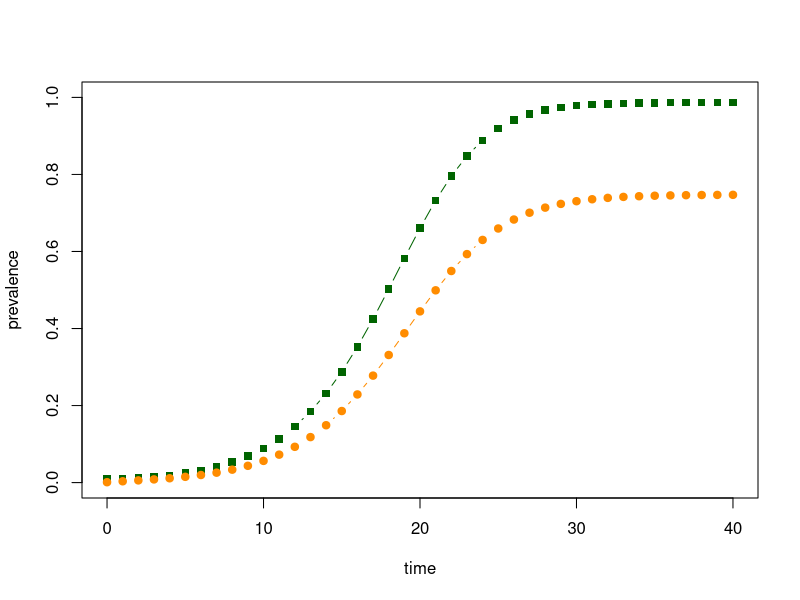
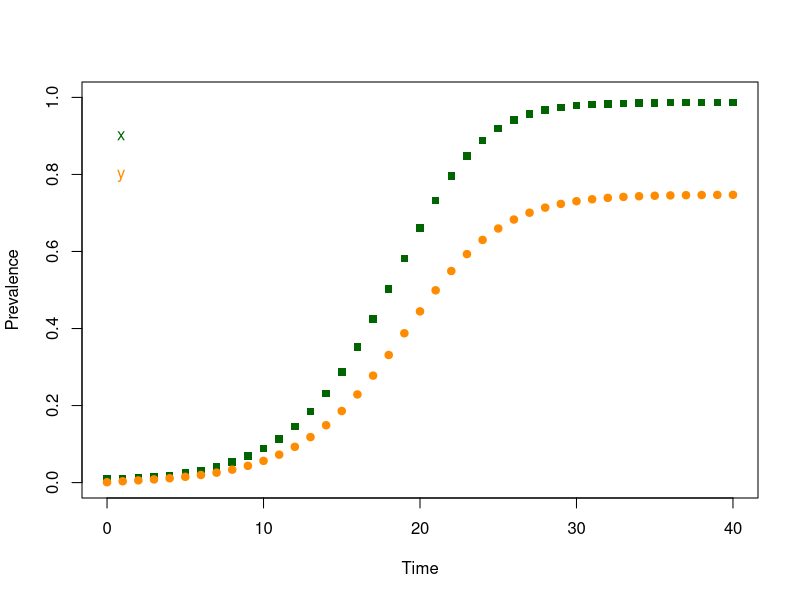
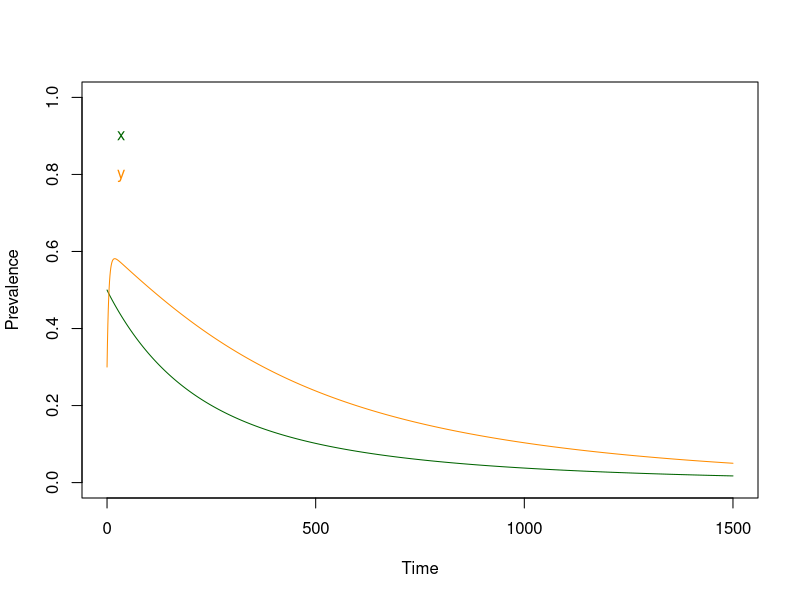
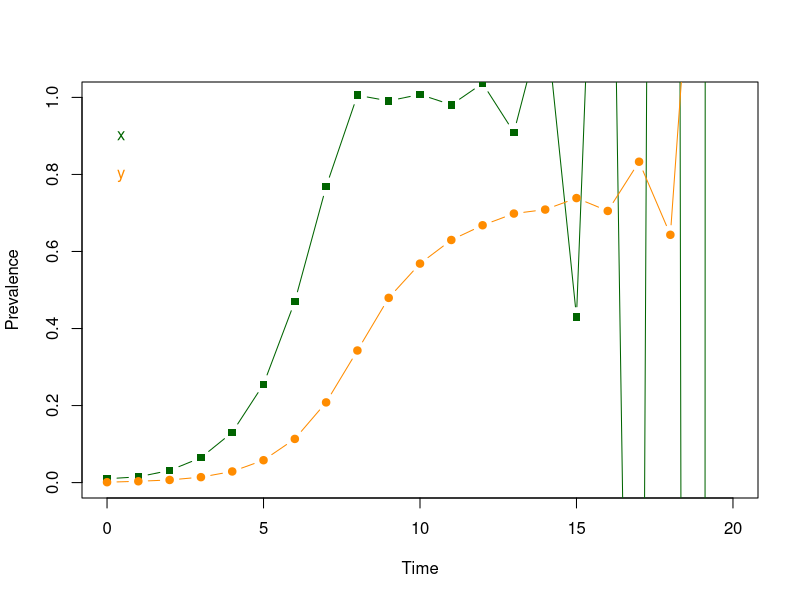
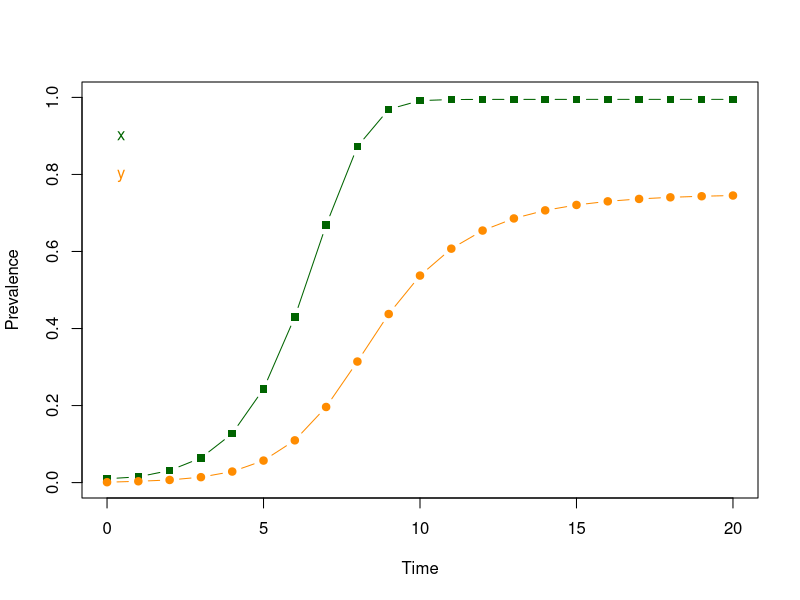
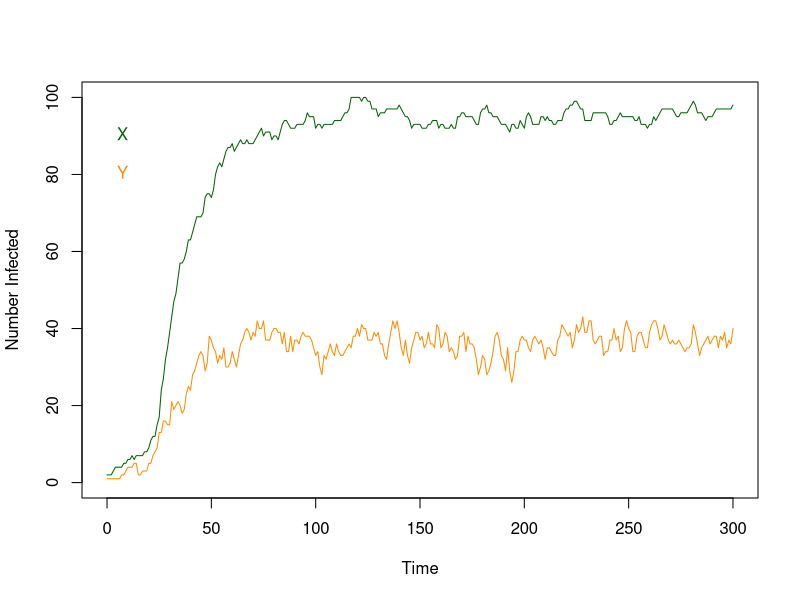
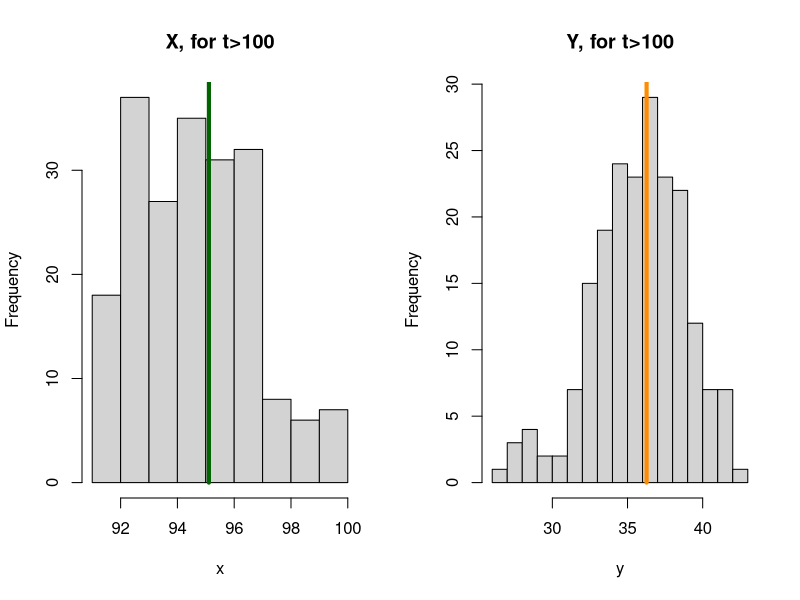
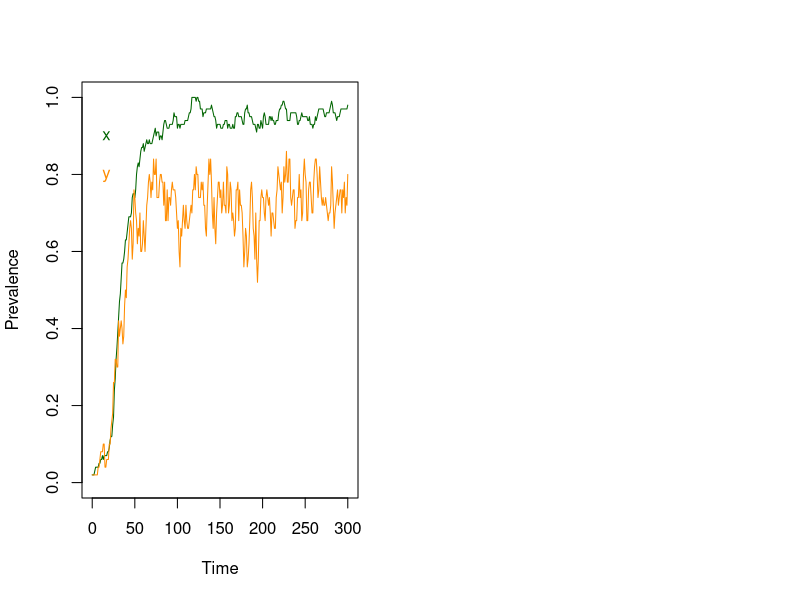

Write the R code that produced these figures, in order.
## ---- chunk 1
# Initial Conditions at a point in time, as a Named Vector 
xy = c(t=0, x=0.01, y=0.001)
## ---- chunk 2
with(as.list(xy), x) 
## ---- chunk 3
# The parameters, as a list 
ross_dts_par = list(
  s = 1/200, # The fraction of infections that clear each day
  u = 1/12,  # The fraction of mosquitoes that die each day
  a = 1/4,   # The fraction of mosquitoes that blood feed on a human each day
  m = 2      # The number of mosquitoes per human
) 
## ---- chunk 4
# INPUTS
# xy - current variables, as a named vector
# p  - the parameters, as a list
#
# OUTPUTS
# the updated values of the variables, as a named vector

ross_dts_1 = function(xy, p){
  with(as.list(xy), 
    with(p,{
      xn = x - s*x + m*a*y*(1-x) 
      yn = y - u*y + a*x*(1-y) 
      return(c(t=t+1, x=xn, y=yn))
    })
  )
}
## ---- chunk 5
# xy_t stores the values of the variables
xy_t = xy 
## ---- chunk 6
# Compute 
xy = ross_dts_1(xy, ross_dts_par)
## ---- chunk 7
# Print to screen
print(xy) 
## ---- chunk 8
# Store 
xy_t = rbind(xy_t, xy)
## ---- chunk 9
# Print to screen
print(xy_t) 
## ---- chunk 10
# Iterate to compute the values as they change over time 
for(t in 2:40){
  xy = ross_dts_1(xy, ross_dts_par) 
  xy_t = rbind(xy_t, xy) 
} 
## ---- chunk 11
print(tail(xy_t, 3)) 
## ---- chunk 12
with(data.frame(xy_t),{
  plot(t, x, type = "b", ylim = c(0,1), ylab = "prevalence", xlab = "time",
       col = "darkgreen",  pch=15)
  lines(t, y, type = "b", col = "darkorange", pch =19)
})
## ---- chunk 13
# INPUTS
# pars - the parameters, as a list 
# x0   - the initial value of x
# y0   - the initial value of y
# t0   - the initial value of t
# tmax - the last value of t 
#
# OUTPUTS
# the values of the variables over time, as a list 
ross_dts_solve_1 = function(pars, x0=.01, y0 = 0.001, t0=0, tmax=100){
   xy = c(t=t0, x=x0, y=y0) 
   xy_t = xy 
   for(t in (t0+1):tmax){
     xy = ross_dts_1(xy, pars)
     xy_t = rbind(xy_t, xy)
   }
   return(list(time=xy_t[,1], x=xy_t[,2], y = xy_t[,3], last = xy)) 
}
## ---- chunk 14
# INPUTS
# xy_t - a list with elements named x, y, and time
# type - plot type:  "l" or "p" or "b"
# lty  - lty  
# add  - if TRUE, add to existing plot 
#
# OUTPUTS
# the values of the variables over time, as a list 
plot_xy = function(xy_t, type = "l", lty=1, add=FALSE){with(xy_t,{
  if(add == FALSE) 
  plot(time, x, "n", ylim = c(0,1), ylab = "Prevalence", xlab = "Time")
  lines(time, x, type = type, lty=lty, col = "darkgreen", pch =15)
  lines(time, y, type = type, lty=lty, col = "darkorange", pch =19)
  text(0, 0.9, "x", col = "darkgreen", pos=4) 
  text(0, 0.8, "y", col = "darkorange", pos=4) 
})}
## ---- chunk 15
plot_xy(ross_dts_solve_1(ross_dts_par, tmax=40), type="p") 
## ---- chunk 16
# The last value is still stored as xy; the [-1] omits t
xy[-1] - ross_dts_1(xy, ross_dts_par)[-1]
## ---- chunk 17
for(i in 41:140){
  xy = ross_dts_1(xy, ross_dts_par)
  xy_t = rbind(xy_t, xy) 
} 
xy[-1] - ross_dts_1(xy, ross_dts_par)[-1]
## ---- chunk 18
# INPUTS
# params - the parameters, as a list 
#
# OUTPUTS
# the steady state values of x and y 
ross_dts_steady_0 = function(params){with(params,{
  xx = (m*a^2 - s*u)/ (m*a^2 + s*a)
  yy = a*xx/(u+a*xx) 
  c(x=xx,y=yy)
})}
## ---- chunk 19
ross_dts_steady_0(ross_dts_par)
## ---- chunk 20
ross_dts_par1 = ross_dts_par
ross_dts_par1$m = 0.005
ross_dts_steady_0(ross_dts_par1)
## ---- chunk 21
plot_xy(ross_dts_solve_1(ross_dts_par1, x0 = .5, y0=.3, tmax=1500)) 
## ---- chunk 22
ross_dts_steady_0(ross_dts_par1)
## ---- chunk 23
m_crit = with(ross_dts_par, s*u/a^2)
m_crit 
## ---- chunk 24
ross_dts_par2 = ross_dts_par
ross_dts_par2$m = m_crit
ross_dts_steady_0(ross_dts_par2)
## ---- chunk 25
# INPUTS
# params - the parameters, as a list 
#
# OUTPUTS
# the steady state values of x and y 
ross_dts_steady_1 = function(params){with(params,{
  xx = ifelse(m*a^2 > s*u, (m*a^2 - s*u)/(m*a^2 + s*a), 0) 
  yy = a*xx/(u+a*xx) 
  c(x=xx,y=yy)
})}
## ---- chunk 26
ross_dts_steady_1(ross_dts_par1)
## ---- chunk 27
xy[-1]
## ---- chunk 28
ross_dts_steady_1(ross_dts_par) 
## ---- chunk 29
sum(abs(xy[-1] - ross_dts_steady_1(ross_dts_par)))
## ---- chunk 30
# INPUTS
# xy  - xy 
# par - a set of parameters for a ross_dts model 
# tol - a tolerance level 
#
# OUTPUTS
# boolean - 
ross_dts_checkit_1 = function(xy, ross_dts_pars, tol=1e-9){
  sum(abs(xy[-1] - ross_dts_steady_1(ross_dts_pars)))  < tol
}
## ---- chunk 31
ross_dts_checkit_1(xy, ross_dts_par)
## ---- chunk 32
ross_dts_par3 = ross_dts_par
ross_dts_par3$m = 20 
plot_xy(ross_dts_solve_1(ross_dts_par3, x0 = .01, y0=.001, tmax=20), "b") 
## ---- chunk 33
# INPUTS
# xy      - current variables, as a named vector
# params  - the parameters, as a list
#
# OUTPUTS
# the updated values of the variables, as a named vector
ross_dts_2 = function(xy, params){with(as.list(xy), with(params,{
  xn = x - s*x + (1-exp(-m*a*y))*(1-x) 
  yn = y - u*y + a*x*(1-y) 
  t=t+1
  return(c(t=t, x=xn, y=yn))
}))}
## ---- chunk 34
# INPUTS
# pars - the parameters, as a list 
# x0   - the initial value of x
# y0   - the initial value of y
# t0   - the initial value of t
# tmax - the last value of t 
#
# OUTPUTS
# the values of the variables over time, as a list 
ross_dts_solve_2 = function(pars, x0=.01, y0 = 0.001, t0=0, tmax=100){
   xy = c(t=t0, x=x0, y=y0) 
   xy = c(t=0, x=x0, y=y0) 
   xy_t = xy 
   for(t in (t0+1):tmax){
     xy = ross_dts_2(xy, pars)
     xy_t = rbind(xy_t, xy)
   }
   return(list(time=xy_t[,1], x=xy_t[,2], y = xy_t[,3], last = xy)) 
}
## ---- chunk 35
plot_xy(ross_dts_solve_2(ross_dts_par3, x0 = .01, y0=.001, tmax=20), "b") 
## ---- chunk 36
# INPUTS
# par - the model parameters, as a list 
#
# OUTPUTS
# the steady state values of x and y 
ross_dts_steady_2 = function(pars){with(pars,{
   f_xx = function(x, pp){with(pp,{
     xx = (1 - exp(-m*a^2*x/(u+a*x)))*(1-x) - s*x
     y = a*xx/(u+a*xx)
     yy = u*y + a*xx*(1-y) 
     return(xx^2 + yy^2)
   })}
   xx = optimize(f_xx, c(0,1), pp=pars, tol = 1e-10)$min
   yy = a*xx/(u+a*xx) 
   c(xx, yy)
})}
## ---- chunk 37
ross_dts_steady_2(ross_dts_par3)
## ---- chunk 38
ross_dts_solve_2(ross_dts_par3, x0=.1, y0=.05,tmax=300)$last[-1]
## ---- chunk 39
ross_dts_checkit_2 = function(pars, x0 = .1, y0=.05, tmax=500, tol=1e-7){
  xyt = ross_dts_solve_2(pars, x0=x0, y0=y0, tmax=tmax)
  sum(abs(xyt$last[-1] - ross_dts_steady_2(pars))) < tol
}
## ---- chunk 40
ross_dts_checkit_2(ross_dts_par3)
## ---- chunk 41
# The parameters, as a list 
ross_sdts_par = list(
  M = 50,   # The number of mosquitoes 
  H = 100,   # The number of humans 
  s = 1/200, # The fraction of infections that clear each day
  u = 1/12,  # The fraction of mosquitoes that die each day
  a = 1/4   # The fraction of mosquitoes that blood feed on a human each day
)
ross_sdts_par$m = with(ross_sdts_par, M/H)
## ---- chunk 42
# XY      - a vector of the form c(t, X, Y) 
# params  - the parameters, as a list 
ross_sdts = function(XY, params){
  with(as.list(XY), 
    with(params,{
      ar = 1 - exp(-a*Y/H)
      Xn = rbinom(1, X, 1-s) + rbinom(1, H-X, ar)  
      Yn = rbinom(1, Y, 1-u) + rbinom(1, M-Y, a*X/H)  
      t=t+1
      return(c(t=t, X=Xn, Y=Yn))
}))}
## ---- chunk 43
# INPUTS
# pars - the parameters, as a list 
# X0   - the initial number of infected humans
# Y0   - the initial number of infected mosquitoes 
# t0   - the initial value of t
# tmax - the last value of t 
#
# OUTPUTS
# the values of the variables over time, as a list 
sim_ross_sdts = function(pars, X0=2, Y0 = 1, t0=0, tmax=100){
   XY = c(t=t0, X=X0, Y=Y0) 
   XY_t = XY 
   for(t in (t0+1):tmax){
     XY = ross_sdts(XY, pars)
     XY_t = rbind(XY_t, XY)
   }
   X=XY_t[,2] 
   Y=XY_t[,3]
   x=X/pars$H 
   y=Y/pars$M 
   return(list(time=XY_t[,1], x=x, y=y, X=X, Y=Y, last = XY)) 
}
## ---- chunk 44
# INPUTS
# XY_t - a list with elements named x, y, and time
# type - plot type:  "l" or "p" or "b"
# lty  - lty  
# add  - if TRUE, add to existing plot 
plot_XY = function(XY_t, type="l", lty=1, add= FALSE){with(XY_t,{
  if(add == FALSE) 
  plot(time, X, type = "n", ylim = range(0, X, Y), ylab = "Number Infected", xlab = "Time")
  lines(time, X, type=type, lty=lty, col="darkgreen", pch =15)
  lines(time, Y, type=type, lty=lty, col="darkorange", pch =19)
  text(0, 0.9*max(X,Y), "X", col = "darkgreen", pos=4) 
  text(0, 0.8*max(X,Y), "Y", col = "darkorange", pos=4) 
})}
## ---- chunk 45
set.seed(253)
XYt <- sim_ross_sdts(ross_sdts_par, tmax=300) 
## ---- chunk 46
plot_XY(XYt)
## ---- chunk 47
Xdist= with(XYt, X[-c(1:100)]) 
Ydist= with(XYt, Y[-c(1:100)]) 
mX = mean(Xdist)
mY = mean(Ydist) 
c(X=mX, Y=mY)
## ---- chunk 48
par(mfrow=c(1,2))
hist(Xdist,  xlab = "x", main = "X, for t>100")
segments(mX, 0, mX, 250, lwd=4, col = "darkgreen")
hist(Ydist, 15, xlab = "y", main = "Y, for t>100")
segments(mY, 0, mY, 200, lwd=4, col = "darkorange")
## ---- chunk 49
plot_xy(XYt)
## ---- chunk 50
xdist= with(XYt, x[-c(1:100)]) 
ydist= with(XYt, y[-c(1:100)]) 
mx = mean(xdist)
my = mean(ydist)
c(x=mx, y=my) 
## ---- chunk 51
par(mfrow=c(1,2))
hist(xdist,  xlab = "x", main = "x, for t>100")
segments(mx, 0, mx, 250, lwd=4, col = "darkgreen")
hist(ydist, 15, xlab = "y", main = "y, for t>100")
segments(my, 0, my, 200, lwd=4, col = "darkorange")
## ---- chunk 52
with(XYt,{
  ix = which(time>100)
  plot(jitter(X[ix]), jitter(Y[ix]), xlab = "X", ylab = "Y")
}) 
points(mX, mY, col = "darkred", pch = 8, cex =3)
## ---- chunk 53
c(mx, my) - ross_dts_steady_2(ross_sdts_par)
## ---- chunk 54
library(deSolve)
## ---- chunk 55
ross_xde_inits = c(x=0.01, y=0.01)
## ---- chunk 56
# The parameters, as list 
ross_xde_par = list(
  r = 1/200, # The clearance rate for infections 
  g = 1/12,  # The mosquito daily death rate 
  a = 1/4,   # The mosquito human blood feeding rate 
  m = 0.5      # The number of mosquitoes per human
) 
## ---- chunk 57
# INPUTS
# t - the current time 
# vars - the variables, as a named vector 
# pars - the parameters, as a list
# OUTPUTS
# the derivatives, as a list 
ross_xde = function(t, vars, pars){
  with(pars, 
    with(as.list(vars),{
    
      dxdt = m*a*y*(1-x) - r*x
      dydt = a*x*(1-y) - g*y
  
      return(list(c(dxdt, dydt)))
    })
  )
}
## ---- chunk 58
c(1/200, 1-exp(-1/200)) 
## ---- chunk 59
deSolve::ode(ross_xde_inits, 0:5, ross_xde, ross_xde_par)
## ---- chunk 60
# INPUTS: 
# pars -- the parameter values, as a list
# x0   -- the initial value for x(t) 
# y0   -- the initial value for y(t) 
# tmax -- the largest value of t  
# dt   -- the interval for t 
# OUTPUT: 
# the output of ode as a data.frame 
ross_xde_solve = function(pars, x0=.01, y0=0.001, tmax=100, dt=1){
  tms = seq(0, tmax, by = dt)
  xy0 = c(x=x0, y=y0)
  data.frame(ode(xy0, tms, ross_xde, pars)) 
}
## ---- chunk 61
ode_out <- ross_xde_solve(ross_xde_par)
## ---- chunk 62
plot_xy(ode_out)
## ---- chunk 63
ode_out1 <- ross_xde_solve(ross_xde_par, x0=0.2, y0=0.02)
ode_out2 <- ross_xde_solve(ross_xde_par, x0=.99, y0=0.99)
## ---- chunk 64
plot_xy(ode_out)
plot_xy(ode_out1, lty=2, add=TRUE)
plot_xy(ode_out2, lty=3, add=TRUE)
## ---- chunk 65
ross_xde_steady_1 = function(pars){with(pars,{
  xx = ifelse(m*a^2 > r*g, (m*a^2 - r*g)/(m*a^2 + r*a), 0) 
  yy = a*xx/(g+a*xx)
  c(x=xx, y=yy)
})}
## ---- chunk 66
ross_xde_steady_1(ross_xde_par)
## ---- chunk 67
de_eq <- ross_xde_solve(ross_xde_par, tmax=500, dt=5)
with(de_eq, c(x=tail(x,1), y=tail(y,1))) 
## ---- chunk 68
# The parameters, as list 
ross_sxde_par = list(
  r = 1/200, # The clearance rate for infections 
  g = 1/12,  # The mosquito daily death rate 
  a = 1/4,   # The mosquito human blood feeding rate 
  M = 50,   # The number of mosquitoes 
  H = 100    # The number of humans
) 
## ---- chunk 69
ross_sxde = function(XY, pars){
  with(as.list(XY), with(pars,{
    p1 = a*Y*(H-X)/H
    p2 = r*X 
    p3 = a*X*(M-Y)/H
    p4 = g*Y 

    t = t + rexp(1, p1+p2+p3+p4)
    
    event = sample(1:4, 1, prob=c(p1, p2, p3, p4))
    if (event==1) X <- X+1
    if (event==2) X <- X-1
    if (event==3) Y <- Y+1
    if (event==4) Y <- Y-1
    
    return(c(t=t,  X=X, Y=Y, x=X/H, y=Y/M))
}))}
## ---- chunk 70
xy = c(t=0, X=10, Y=10)
for (i in 1:5){
  xy <- ross_sxde(xy, ross_sxde_par)
  print(xy)
}
## ---- chunk 71
sim_ross_sxde = function(pars, X0=2, Y0=1, tmax=300){
   XY = c(t=0, X=X0, Y=Y0) 
   tm = XY[1]
   XY_t = c()  
   while(tm < tmax){
     XY = ross_sxde(XY, pars)
     tm = XY[1]
     XY_t = rbind(XY_t, XY)
   }
   return(list(time=XY_t[,1], X=XY_t[,2], Y=XY_t[,3], x = XY_t[,4], y = XY_t[,5])) 
}
## ---- chunk 72
out <- sim_ross_sxde(ross_sxde_par)
## ---- chunk 73
par(mfrow = c(2,1))
plot_XY(out)
plot_xy(out)
## ---- chunk 74
par(mfrow=c(1,2))
with(out,{
  ix = which(time>100)
  xdist= X[ix]; mx = mean(xdist)
  ydist= Y[ix]; my = mean(ydist) 
  hist(xdist, 10, xlab = "X", main = "X, for t>100")
  segments(mx, 0, mx, 250, lwd=4, col = "darkgreen")
  hist(ydist, 15, xlab = "Y", main = "Y, for t>100")
  segments(my, 0, my, 200, lwd=4, col = "darkorange")
})
## ---- chunk 75
par(mfrow=c(1,2))
with(out,{
  ix = which(time>100)
  xdist= x[ix]; mx = mean(xdist)
  ydist= y[ix]; my = mean(ydist) 
  hist(xdist, 10, xlab = "x", main = "x, for t>100")
  segments(mx, 0, mx, 250, lwd=4, col = "darkgreen")
  hist(ydist, 15, xlab = "y", main = "y, for t>100")
  segments(my, 0, my, 200, lwd=4, col = "darkorange")
})
## ---- chunk 76
# The parameters, as list 
ross_xde_par_5 = list(
  r = 1/200, # The clearance rate for infections 
  g = 1/12,  # The mosquito daily death rate 
  a = 1/4,   # The mosquito human blood feeding rate 
  m = 0.5,   # The number of mosquitoes per human
  H = 100,
  M = 50
) 
## ---- chunk 77
ross_xde_solve(ross_xde_par_5, x0=0.01, y=0.02, tmax=200, dt=1) -> r_xde
sim_ross_sxde(ross_xde_par_5, X0=1, Y0=1, tmax=200) -> s_xde0
sim_ross_sxde(ross_xde_par_5, X0=1, Y0=1, tmax=200) -> s_xde1
sim_ross_sxde(ross_xde_par_5, X0=1, Y0=1, tmax=200) -> s_xde2
sim_ross_sxde(ross_xde_par_5, X0=1, Y0=1, tmax=200) -> s_xde3
sim_ross_sxde(ross_xde_par_5, X0=1, Y0=1, tmax=200) -> s_xde4
sim_ross_sxde(ross_xde_par_5, X0=1, Y0=1, tmax=200) -> s_xde5
## ---- chunk 78
# The parameters, as a list 
ross_dts_par_5 = list(
#  s = 1-exp(-1/200), # The fraction of infections that clear each day
  s = 1/200, # The fraction of infections that clear each day
#  u = 1-exp(-1/12),  # The fraction of mosquitoes that die each day
  u = 1/12,  # The fraction of mosquitoes that die each day
  a = 1/4,   # The fraction of mosquitoes that blood feed on a human each day
  m = 0.5,   # The number of mosquitoes per human
  H = 100,
  M = 50
) 
## ---- chunk 79
# INPUTS
# xy_t - a list with elements named x, y, and time
# type - plot type:  "l" or "p" or "b"
# lty  - lty  
# add  - if TRUE, add to existing plot 
#
# OUTPUTS
# the values of the variables over time, as a list 
plot_x = function(xy_t, type = "l", lty=1, clr="darkgreen", add=FALSE){with(xy_t,{
  if(add == FALSE) 
  plot(time, x, "n", ylim = c(0,1), main = "Human Infection Prevalence",
       ylab = "x - Proportion Infected", xlab = "Time")
  lines(time, x, type = type, lty=lty, col = clr, pch =15)
})}
## ---- chunk 80
# INPUTS
# xy_t - a list with elements named x, y, and time
# type - plot type:  "l" or "p" or "b"
# lty  - lty  
# add  - if TRUE, add to existing plot 
#
# OUTPUTS
# the values of the variables over time, as a list 
plot_y = function(xy_t, type = "l", lty=1, clr="darkorange", add=FALSE){with(xy_t,{
  if(add == FALSE) 
  plot(time, y, "n", ylim = c(0,1), main = "Mosquito Infection Prevalence",
       ylab = "y - Proportion Infected", xlab = "Time")
  lines(time, y, type = type, lty=lty, col = clr, pch =15)
})}
## ---- chunk 81
ross_dts_solve_2(ross_dts_par_5, x0=0.01, y0=0.02, tmax=200) -> r_dts
ross_dts_solve_1(ross_dts_par_5, x0=0.01, y0=0.02, tmax=200) -> r1_dts
sim_ross_sdts(ross_dts_par_5, X0=1, Y0=1, tmax=200) -> s_dts0
sim_ross_sdts(ross_dts_par_5, X0=1, Y0=1, tmax=200) -> s_dts1
sim_ross_sdts(ross_dts_par_5, X0=1, Y0=1, tmax=200) -> s_dts2
sim_ross_sdts(ross_dts_par_5, X0=1, Y0=1, tmax=200) -> s_dts3
sim_ross_sdts(ross_dts_par_5, X0=1, Y0=1, tmax=200) -> s_dts4
sim_ross_sdts(ross_dts_par_5, X0=1, Y0=1, tmax=200) -> s_dts5
## ---- chunk 82
library(viridisLite)
clrs = turbo(4)
par(mfrow = c(2,1))
plot_x(r_xde,  clr = clrs[1])
plot_x(r_dts,  clr = clrs[2], add=T)
plot_x(s_dts0, clr = clrs[3], lty=2, add=T)
plot_x(s_xde0, clr = clrs[4], lty=2, add=T)

plot_y(r_xde,  clr = clrs[1])
plot_y(r_dts,  clr = clrs[2], add=T)
plot_y(s_dts0, clr = clrs[3], lty=2, add=T)
plot_y(s_xde0, clr = clrs[4], lty=2, add=T)
## ---- chunk 83
clrs = turbo(4)
par(mfrow = c(3,1))
plot_x(r_xde, clr = clrs[1])
plot_x(r_dts, clr = clrs[2], add=T)
plot_x(r1_dts, clr = clrs[4], add=T)

plot_y(r_xde, clr = clrs[1])
plot_y(r_dts, clr = clrs[2], add=T)
plot_y(r1_dts, clr = clrs[4], add=T)

tm = with(r_xde, time) 
dx = with(r_xde, x) - with(r_dts, x)
dy = with(r_xde, y) - with(r_dts, y)

dx1 = with(r_xde, x) - with(r1_dts, x)
dy1 = with(r_xde, y) - with(r1_dts, y)

plot(tm,  dx, type = "n", ylim = range(dx, dx1, dy, dy1),  ylab = "dx, dy", xlab = "Time", main = "Model Differences")
lines(tm, 0*dx, col = grey(0.8))
lines(tm,  dx, col = "darkgreen", lwd=2)
lines(tm,  dx1, col = "darkgreen", lwd=2, lty=3)
lines(tm,  dy, col = "darkorange", lwd=2)
lines(tm,  dy1, col = "darkorange", lwd=2, lty=3)
## ---- chunk 84
ssd_2mods = function(m1, m2, norm=1){
  dx = sum((with(m1, x) - with(m2, x))^2) 
  dy = sum((with(m1, y) - with(m2, y))^2) 
  return((dx+dy)/norm) 
}
## ---- chunk 85
ssd_2mods(r_xde, r_dts, norm = length(r_xde$time))
## ---- chunk 86
sabs_2mods = function(m1, m2, norm=1){
  dx = sum(abs(with(m1, x) - with(m2, x))) 
  dy = sum(abs(with(m1, y) - with(m2, y)))
  return((dx+dy)/norm) 
}
## ---- chunk 87
sabs_2mods(r_xde, r1_dts, norm = length(r_xde$time))
## ---- chunk 88
library(viridisLite)
clrsA = mako(8)[2:7]
clrsB = rocket(8)[2:7]
par(mfrow = c(2,1))

plot_x(r_xde, clr=clrs[1])
plot_x(s_dts0, clr=clrsA[1], add=T)
plot_x(s_xde0, clr=clrsB[1], add=T)
plot_x(s_dts1, clr=clrsA[2], add=T)
plot_x(s_xde1, clr=clrsB[2], add=T)
plot_x(s_dts2, clr=clrsA[3], add=T)
plot_x(s_xde2, clr=clrsB[3], add=T)
plot_x(s_dts3, clr=clrsA[4], add=T)
plot_x(s_xde3, clr=clrsB[4], add=T)
plot_x(s_dts4, clr=clrsA[5], add=T)
plot_x(s_xde4, clr=clrsB[5], add=T)
plot_x(s_dts5, clr=clrsA[6], add=T)
plot_x(s_xde5, clr=clrsB[6], add=T)

plot_y(r_xde, clr=clrs[1])
plot_y(s_dts0, clr=clrsA[1], add=T)
plot_y(s_xde0, clr=clrsB[1], add=T)
plot_y(s_dts1, clr=clrsA[2], add=T)
plot_y(s_xde1, clr=clrsB[2], add=T)
plot_y(s_dts2, clr=clrsA[3], add=T)
plot_y(s_xde2, clr=clrsB[3], add=T)
plot_y(s_dts3, clr=clrsA[4], add=T)
plot_y(s_xde3, clr=clrsB[4], add=T)
plot_y(s_dts4, clr=clrsA[5], add=T)
plot_y(s_xde4, clr=clrsB[5], add=T)
plot_y(s_dts5, clr=clrsA[6], add=T)
plot_y(s_xde5, clr=clrsB[6], add=T)
